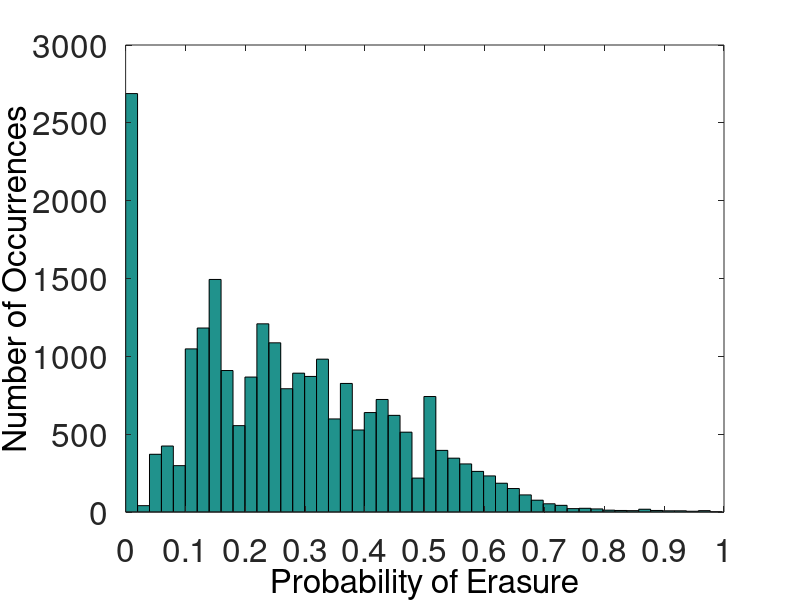
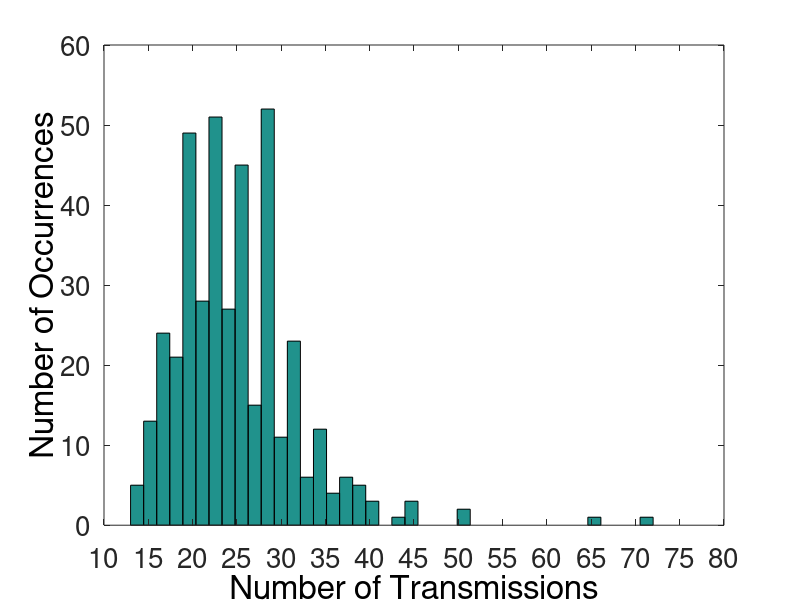
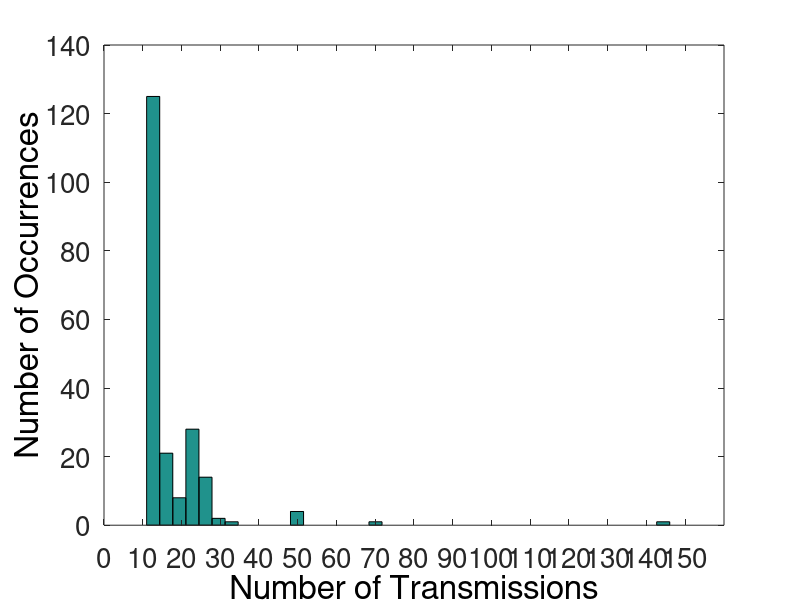
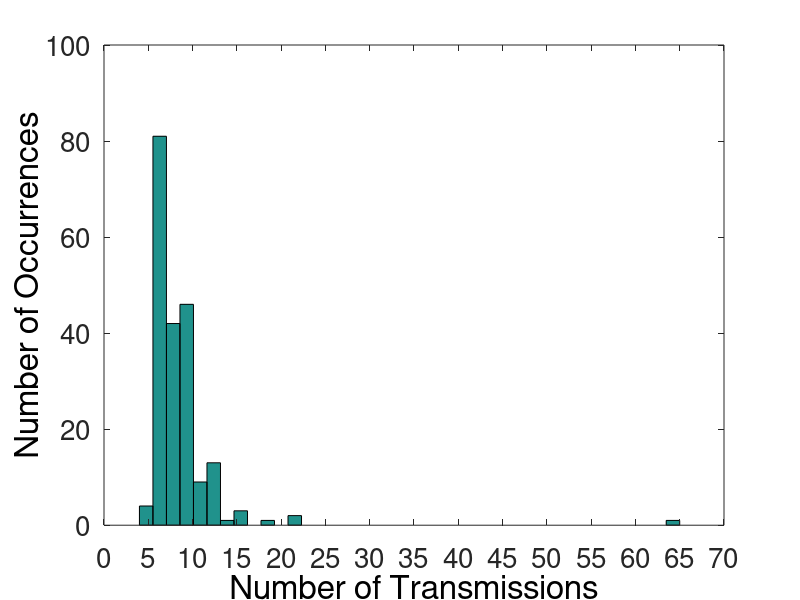

Source code (MATLAB) for these figures, in order:
%% make histograms
ic4 = dlmread('erasurelogindex4.txt');
ic8 = dlmread('erasurelogindex8.txt');
ic12 = dlmread('erasurelogindex12.txt');
rc4 = dlmread('erasurerandomlogindex4.txt');
rc8 = dlmread('erasurerandomlogindex8.txt');
rc12 = dlmread('erasurerandomlogindex12.txt');
%%
% grab cols corresponding to erasures
eic4 = ic4(:,6:end);
eic8 = ic8(:,6:end);
eic12 = ic12(:,6:end);
erc4 = rc4(:,6:end);
erc8 = rc8(:,6:end);
erc12 = rc12(:,6:end);
erasures_ic = [eic4(:)' eic8(:)' eic12(:)'];
erasures_rc = [erc4(:)' erc8(:)' erc12(:)'];

figure(1)
hist([erasures_ic erasures_rc], 50)
set(gca,'FontSize',24)
xlhand = get(gca,'xlabel');
set(xlhand,'string','Probability of Erasure','fontsize',24)
ylhand = get(gca,'ylabel');
set(ylhand,'string','Number of Occurrences','fontsize',24)
set(gca,'XTick',[0:.1:1])
%%
% grab cols corresponding to TDM transmissions
ntdm4 = [ic4(:,3); rc4(:,3)];
ntdm8 = [ic8(:,3); rc8(:,3)];
ntdm12 = [ic12(:,3); rc12(:,3)];
nic4 = ic4(:,4);
nic8 = ic8(:,4);
nic12 = ic12(:,4);
nrc4 = rc4(:,4);
nrc8 = rc8(:,4);
nrc12 = rc12(:,4);
%%
figure(2)
hist(ntdm12, 40)
set(gca,'FontSize',20)
xlhand = get(gca,'xlabel');
set(xlhand,'string','Number of Transmissions','fontsize',24)
ylhand = get(gca,'ylabel');
set(ylhand,'string','Number of Occurrences','fontsize',24)
set(gca,'XTick',[0:5:80])
% set(gca,'XTickLabel',['0';' ';'1';' ';'2';' ';'3';' ';'4'])
figure(3);
hist(nrc12, 40)
set(gca,'FontSize',20)
xlhand = get(gca,'xlabel');
set(xlhand,'string','Number of Transmissions','fontsize',24)
ylhand = get(gca,'ylabel');
set(ylhand,'string','Number of Occurrences','fontsize',24)
set(gca,'XTick',[0:10:150])
figure(4);
hist(nic12, 40)
set(gca,'FontSize',20)
xlhand = get(gca,'xlabel');
set(xlhand,'string','Number of Transmissions','fontsize',24)
ylhand = get(gca,'ylabel');
set(ylhand,'string','Number of Occurrences','fontsize',24)
set(gca,'XTick',[0:5:80])

